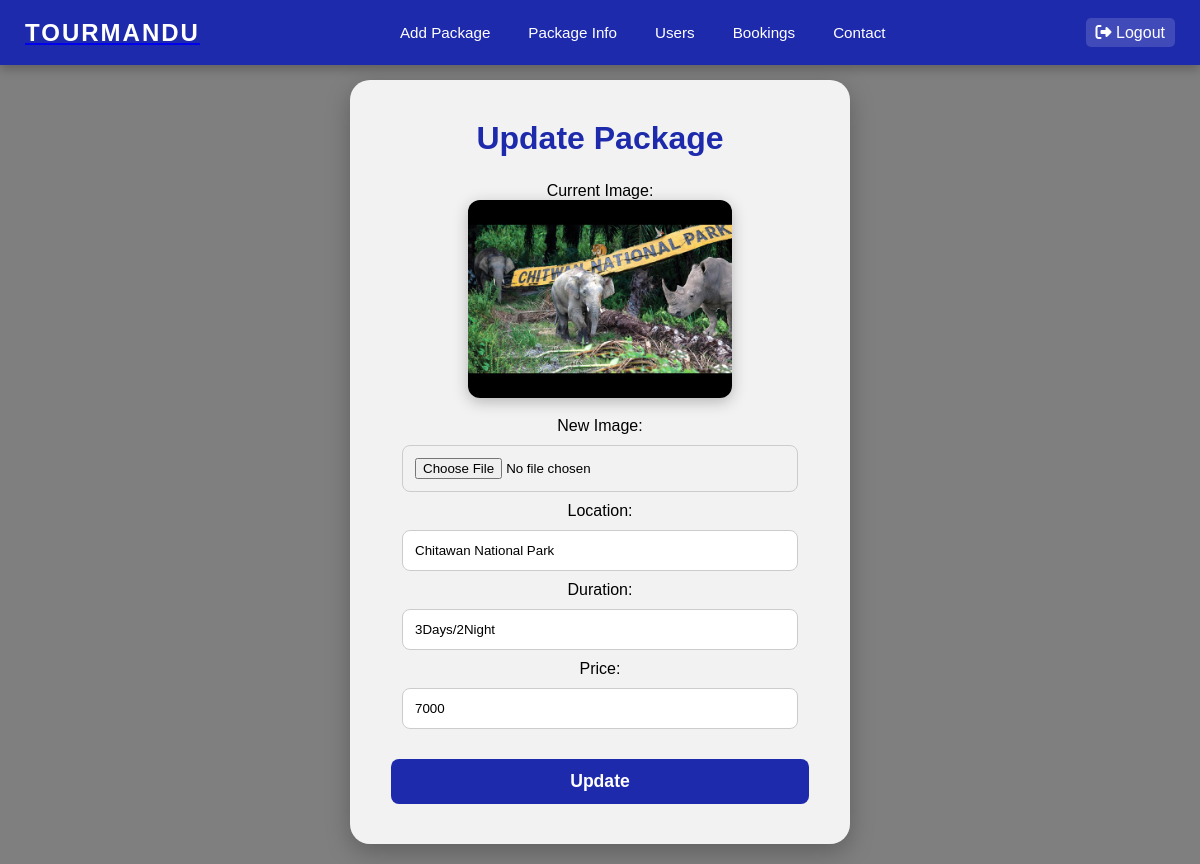
/package_update.php?id=6 (signed in), run on the app's committed database.
### tables this page shows
CREATE TABLE `package` (
  `package_id` int(11) NOT NULL,
  `image` varchar(255) NOT NULL,
  `location` varchar(255) NOT NULL,
  `duration` varchar(255) NOT NULL,
  `price` int(30) NOT NULL
);

### package_update.php (the view, shortened to what this page needs)
<?php
include 'connection.php';
$id = $_GET['id'];
$query = "SELECT * FROM package WHERE package_id = '$id'";
$result = mysqli_query($conn, $query);
$row = mysqli_fetch_assoc($result);
$image = $row['image'];
$location = $row['location'];
$duration = $row['duration'];
$price = $row['price'];
?>
<!DOCTYPE html>
<html lang="en">
<head>
<link rel="stylesheet" href="https://cdnjs.cloudflare.com/ajax/libs/font-awesome/6.5.2/css/all.min.css">
</head>
<body>
<?php include "admin_header.php" ?>
<div class="container">
    <div class="form">
        <h2>Update Package</h2>
        <form method="post" enctype="multipart/form-data">
            <label>Current Image:</label><br>
            <img src="uploads/<?php echo htmlspecialchars($image); ?>" width="60%"><br>
            <label>New Image:</label>
            <input type="file" name="image"><br>
            <label>Location:</label>
            <input type="text" name="location" value="<?php echo htmlspecialchars($location); ?>" required><br>
            <label>Duration:</label>
            <input type="text" name="duration" value="<?php echo htmlspecialchars($duration); ?>" required><br>
            <label>Price:</label>
            <input type="number" name="price" value="<?php echo htmlspecialchars($price); ?>" required><br>
            <button type="submit" name="submit">Update</button>
        </form>
    </div>
</div>
</body>
</html>

### package_update.php (style rules this page uses)
:root { --main-color: #3214b7ff; --accent-color: #1a73e8; --hover-color: #ffd700; --shadow-color: rgba(0,0,0,0.25); --transition: 0.3s ease-in-out; --form-bg: rgba(255,255,255,0.9); }
body { font-family: 'Poppins', sans-serif; margin: 0; background: linear-gradient(rgba(0,0,0,0.5), rgba(0,0,0,0.5)), url('https://assets.thehansindia.com/h-upload/2019/12/27/248830-worldtour.jpg') no-repeat center center fixed; background-size: cover; }
.container { display: flex; justify-content: center; align-items: center; min-height: 90vh; padding: 20px; margin-top:-10px; }
.form { background: var(--form-bg); padding: 40px 30px; border-radius: 20px; box-shadow: 0 8px 25px var(--shadow-color); width: 100%; max-width: 500px; text-align: center; transition: transform var(--transition); }
.form h2 { margin-bottom: 25px; font-size: 2rem; color: var(--main-color); }
.form img { border-radius: 12px; margin-bottom: 15px; box-shadow: 0 4px 15px var(--shadow-color); }
.form input[type="text"], .form input[type="number"], .form input[type="file"] { width: 90%; padding: 12px; margin: 10px 0; border-radius: 8px; border: 1px solid #ccc; transition: var(--transition); }
.form button { width: 95%; padding: 12px; margin-top: 20px; border: none; border-radius: 8px; background: var(--main-color); color: #fff; font-size: 1.1rem; font-weight: 600; cursor: pointer; transition: var(--transition); }

### admin_header.php (style rules this page uses)
:root { --main-color: #1e2aac; --accent-color: #ffd700; --text-color: #ffffff; }
* { margin: 0; padding: 0; box-sizing: border-box; }
body { padding-top: 70px; overflow-x: hidden; }

### data on the page
package: image (placeholder picture), location "Chitawan National Park", duration "3Days/2Night", price "7000"
